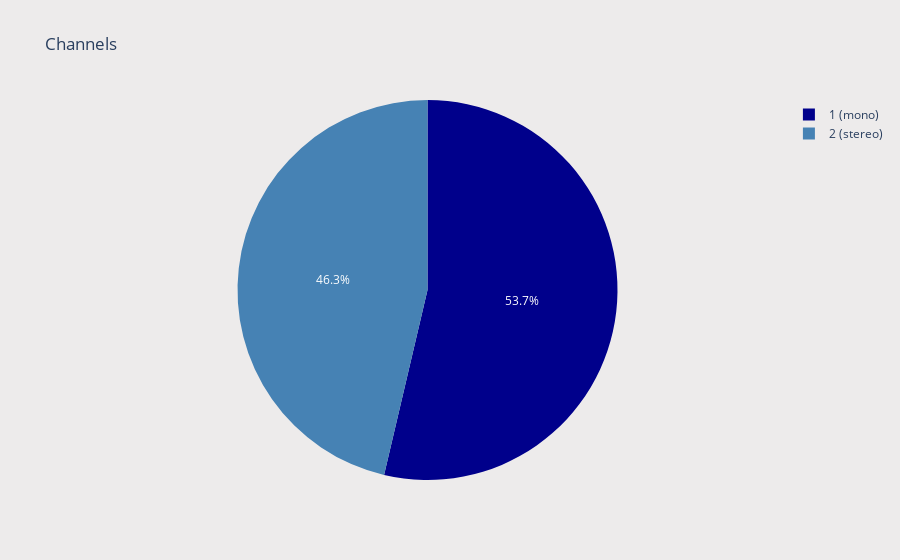

Notebook cell for this chart:
### Markdown cell above
## channels <a id="2.4"></a>

The <code>channels</code> indicates the number of channels in the audio clip (1: <code>mono</code> or 2: <code>stereo</code>).

### Code cell
counts = [list(train_df.channels).count(code) for code in set(train_df.channels)]
df = pd.DataFrame(np.transpose([list(set(train_df.channels)), counts]))
df.columns = ["Channels", "Count"]
colors = px.colors.qualitative.Plotly
fig = px.pie(df, names="Channels", values="Count", title="Channels", color_discrete_sequence=["darkblue", "SteelBlue"])
fig.update_layout(paper_bgcolor="#edebeb")
fig.update_traces(textfont=dict(
        color="white"
    ))
fig.show()

### Figure 1 — Plotly figure (JSON) as saved in the notebook; plotly's stock layout.template omitted (floating-point values rounded to 4 significant figures)
{"data": [{"domain": {"x": [0, 1], "y": [0, 1]}, "hovertemplate": "Channels=%{label}<br>Count=%{value}<extra></extra>", "labels": ["1 (mono)", "2 (stereo)"], "legendgroup": "", "name": "", "showlegend": true, "textfont": {"color": "white"}, "type": "pie", "values": ["11472", "9903"]}], "layout": {"legend": {"tracegroupgap": 0}, "paper_bgcolor": "#edebeb", "piecolorway": ["darkblue", "SteelBlue"], "title": {"text": "Channels"}}}
